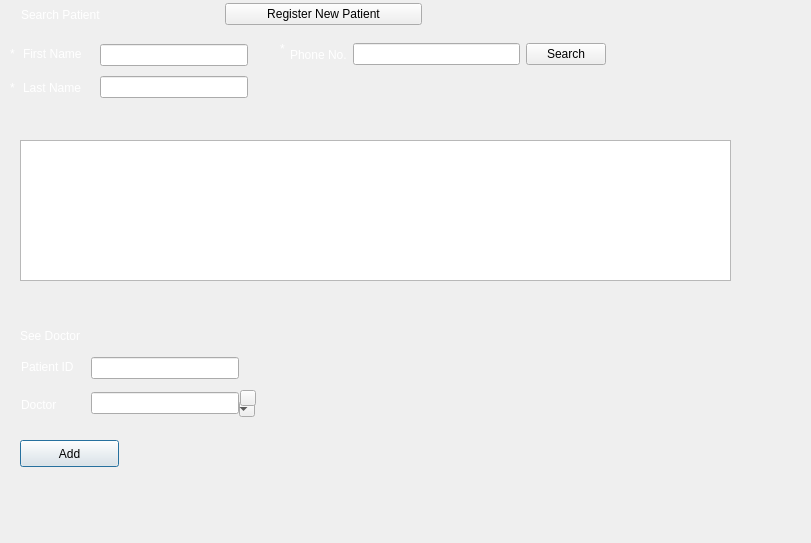
<?xml version="1.0" encoding="UTF-8"?>
<ui version="4.0">
 <class>SearchPatient</class>
 <widget class="QDialog" name="SearchPatient">
  <property name="geometry">
   <rect>
    <x>0</x>
    <y>0</y>
    <width>811</width>
    <height>543</height>
   </rect>
  </property>
  <property name="windowTitle">
   <string>HMS</string>
  </property>
  <widget class="QLabel" name="label_9">
   <property name="geometry">
    <rect>
     <x>20</x>
     <y>120</y>
     <width>281</width>
     <height>17</height>
    </rect>
   </property>
   <property name="styleSheet">
    <string notr="true">color:rgb(254, 137, 149)</string>
   </property>
   <property name="text">
    <string/>
   </property>
  </widget>
  <widget class="QLabel" name="label_10">
   <property name="geometry">
    <rect>
     <x>20</x>
     <y>320</y>
     <width>121</width>
     <height>31</height>
    </rect>
   </property>
   <property name="styleSheet">
    <string notr="true">color: rgb(255, 255, 255)</string>
   </property>
   <property name="text">
    <string>See Doctor</string>
   </property>
  </widget>
  <widget class="QPushButton" name="pushButton">
   <property name="geometry">
    <rect>
     <x>20</x>
     <y>440</y>
     <width>99</width>
     <height>27</height>
    </rect>
   </property>
   <property name="text">
    <string>Add</string>
   </property>
  </widget>
  <widget class="QTableView" name="tableView">
   <property name="geometry">
    <rect>
     <x>20</x>
     <y>140</y>
     <width>711</width>
     <height>141</height>
    </rect>
   </property>
  </widget>
  <widget class="QWidget" name="layoutWidget">
   <property name="geometry">
    <rect>
     <x>21</x>
     <y>0</y>
     <width>401</width>
     <height>29</height>
    </rect>
   </property>
   <layout class="QHBoxLayout" name="horizontalLayout_2">
    <item>
     <widget class="QLabel" name="label">
      <property name="styleSheet">
       <string notr="true">color: rgb(255, 255, 255)</string>
      </property>
      <property name="text">
       <string>Search Patient</string>
      </property>
     </widget>
    </item>
    <item>
     <widget class="QPushButton" name="pushButton_3">
      <property name="text">
       <string>Register New Patient</string>
      </property>
     </widget>
    </item>
   </layout>
  </widget>
  <widget class="QWidget" name="layoutWidget">
   <property name="geometry">
    <rect>
     <x>23</x>
     <y>40</y>
     <width>76</width>
     <height>61</height>
    </rect>
   </property>
   <layout class="QVBoxLayout" name="verticalLayout">
    <item>
     <widget class="QLabel" name="label_6">
      <property name="styleSheet">
       <string notr="true">color: rgb(255, 255, 255)</string>
      </property>
      <property name="text">
       <string>First Name</string>
      </property>
     </widget>
    </item>
    <item>
     <widget class="QLabel" name="label_7">
      <property name="styleSheet">
       <string notr="true">color: rgb(255, 255, 255)</string>
      </property>
      <property name="text">
       <string>Last Name</string>
      </property>
     </widget>
    </item>
   </layout>
  </widget>
  <widget class="QWidget" name="layoutWidget">
   <property name="geometry">
    <rect>
     <x>100</x>
     <y>40</y>
     <width>148</width>
     <height>62</height>
    </rect>
   </property>
   <layout class="QVBoxLayout" name="verticalLayout_2">
    <item>
     <widget class="QLineEdit" name="txt_pn"/>
    </item>
    <item>
     <widget class="QLineEdit" name="txt_ln"/>
    </item>
   </layout>
  </widget>
  <widget class="QWidget" name="layoutWidget">
   <property name="geometry">
    <rect>
     <x>290</x>
     <y>40</y>
     <width>316</width>
     <height>29</height>
    </rect>
   </property>
   <layout class="QHBoxLayout" name="horizontalLayout_3">
    <item>
     <widget class="QLabel" name="label_2">
      <property name="styleSheet">
       <string notr="true">color: rgb(255, 255, 255)</string>
      </property>
      <property name="text">
       <string>Phone No.</string>
      </property>
     </widget>
    </item>
    <item>
     <widget class="QLineEdit" name="txt_phone"/>
    </item>
    <item>
     <widget class="QPushButton" name="pushButton_2">
      <property name="text">
       <string>Search</string>
      </property>
     </widget>
    </item>
   </layout>
  </widget>
  <widget class="QLabel" name="label_14">
   <property name="geometry">
    <rect>
     <x>280</x>
     <y>40</y>
     <width>16</width>
     <height>17</height>
    </rect>
   </property>
   <property name="styleSheet">
    <string notr="true">color: rgb(255, 255, 255)</string>
   </property>
   <property name="text">
    <string>*</string>
   </property>
  </widget>
  <widget class="QPushButton" name="pushButton_6">
   <property name="geometry">
    <rect>
     <x>240</x>
     <y>390</y>
     <width>16</width>
     <height>16</height>
    </rect>
   </property>
   <property name="text">
    <string/>
   </property>
  </widget>
  <widget class="QWidget" name="layoutWidget">
   <property name="geometry">
    <rect>
     <x>10</x>
     <y>40</y>
     <width>16</width>
     <height>61</height>
    </rect>
   </property>
   <layout class="QVBoxLayout" name="verticalLayout_5">
    <item>
     <widget class="QLabel" name="label_5">
      <property name="styleSheet">
       <string notr="true">color: rgb(255, 255, 255)</string>
      </property>
      <property name="text">
       <string>*</string>
      </property>
     </widget>
    </item>
    <item>
     <widget class="QLabel" name="label_8">
      <property name="styleSheet">
       <string notr="true">color: rgb(255, 255, 255)</string>
      </property>
      <property name="text">
       <string>*</string>
      </property>
     </widget>
    </item>
   </layout>
  </widget>
  <widget class="QComboBox" name="comboBox_speciality">
   <property name="geometry">
    <rect>
     <x>239</x>
     <y>401</y>
     <width>16</width>
     <height>16</height>
    </rect>
   </property>
  </widget>
  <widget class="QWidget" name="layoutWidget">
   <property name="geometry">
    <rect>
     <x>21</x>
     <y>350</y>
     <width>70</width>
     <height>71</height>
    </rect>
   </property>
   <layout class="QVBoxLayout" name="verticalLayout_9">
    <item>
     <widget class="QLabel" name="label_15">
      <property name="styleSheet">
       <string notr="true">color: rgb(255, 255, 255)</string>
      </property>
      <property name="text">
       <string>Patient ID</string>
      </property>
     </widget>
    </item>
    <item>
     <widget class="QLabel" name="label_11">
      <property name="styleSheet">
       <string notr="true">color: rgb(255, 255, 255)</string>
      </property>
      <property name="text">
       <string>Doctor</string>
      </property>
     </widget>
    </item>
   </layout>
  </widget>
  <widget class="QWidget" name="">
   <property name="geometry">
    <rect>
     <x>91</x>
     <y>350</y>
     <width>148</width>
     <height>71</height>
    </rect>
   </property>
   <layout class="QVBoxLayout" name="verticalLayout_3">
    <item>
     <widget class="QLineEdit" name="txt_id"/>
    </item>
    <item>
     <widget class="QLineEdit" name="txt_spec"/>
    </item>
   </layout>
  </widget>
  <zorder>comboBox_speciality</zorder>
  <zorder>layoutWidget</zorder>
  <zorder>layoutWidget</zorder>
  <zorder>layoutWidget</zorder>
  <zorder>layoutWidget</zorder>
  <zorder>layoutWidget</zorder>
  <zorder>label_9</zorder>
  <zorder>label_10</zorder>
  <zorder>pushButton</zorder>
  <zorder>tableView</zorder>
  <zorder>layoutWidget</zorder>
  <zorder>layoutWidget</zorder>
  <zorder>label_14</zorder>
  <zorder>pushButton_6</zorder>
 </widget>
 <resources/>
 <connections/>
</ui>
